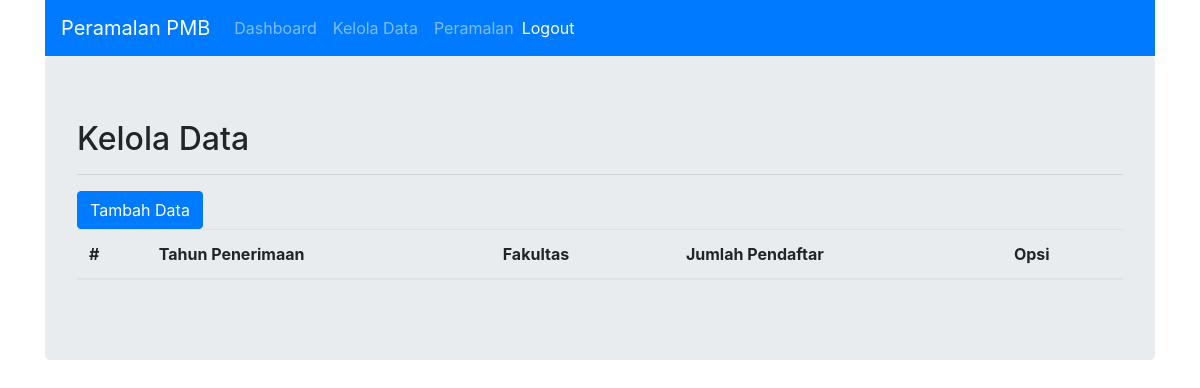
Before: /Create-pmb.php (signed in) with the older database file.
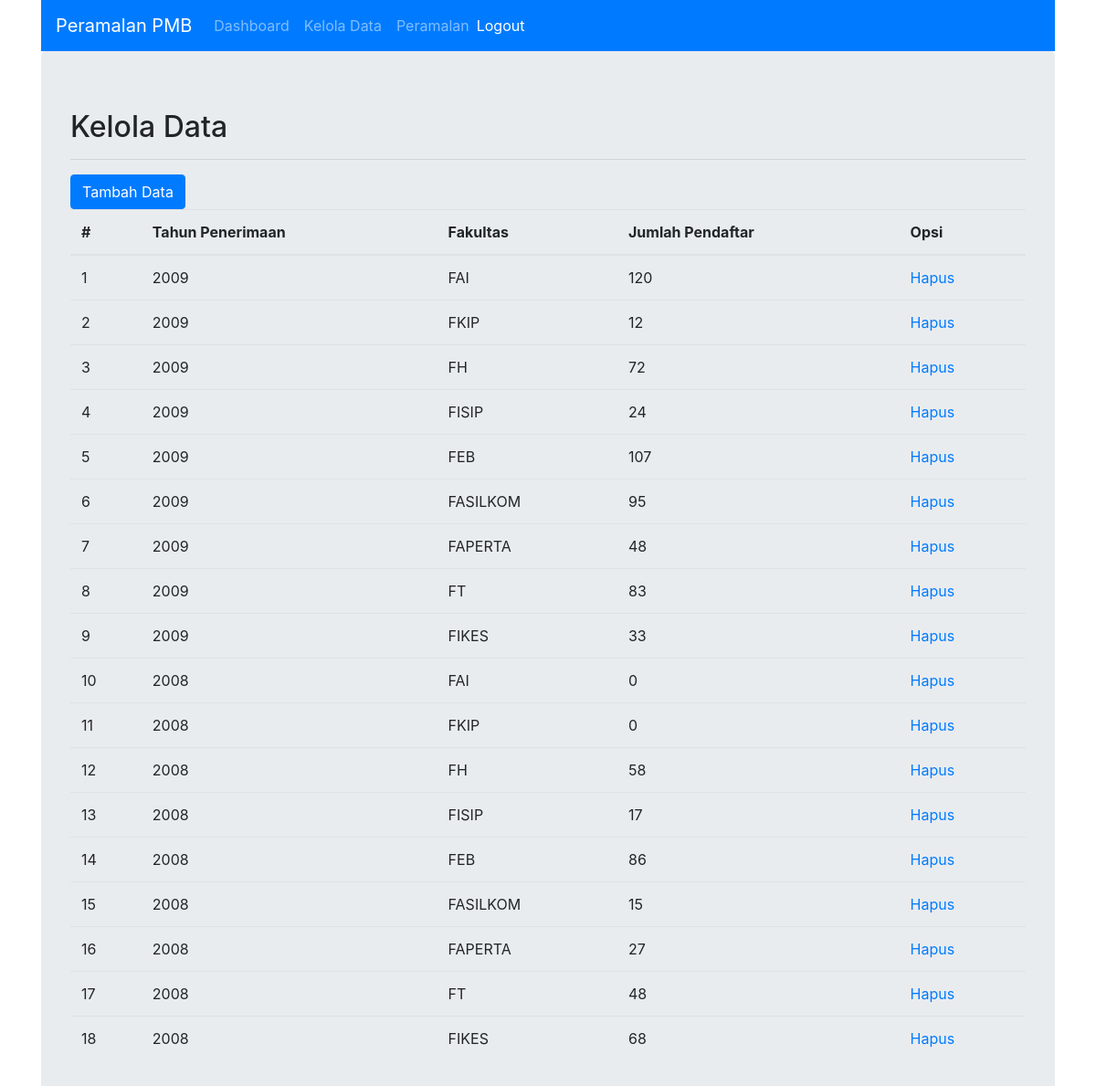
After: the same page with the newer database file.
### tables this page shows
CREATE TABLE `pmb_fakultas` (
  `id` int(11) NOT NULL,
  `tahun_penerimaan` year(4) NOT NULL,
  `fakultas` varchar(20) NOT NULL,
  `jumlah_pendaftar` int(11) NOT NULL
);

### Create-pmb.php (the view, shortened to what this page needs)
<?php
$connect = openConnection();
?>
<!DOCTYPE html>
<html lang="en">
<head>
    <link rel="stylesheet" href="css/bootstrap.min.css">
</head>
<body>
  <div class="container">
    <nav class="navbar navbar-expand-lg navbar-dark bg-primary">
  <a class="navbar-brand" href="#">Peramalan PMB</a>
  <div class="collapse navbar-collapse" id="navbarNav">
    <ul class="navbar-nav">
      <li class="nav-item ">
        <a class="nav-link" href="dashboard.php">Dashboard </a>
      </li>
      <li class="nav-item">
        <a class="nav-link" href="create-pmb.php">Kelola Data</a>
      </li>
      <li class="nav-item">
        <a class="nav-link" href="forecast-pmb.php">Peramalan</a>
      </li>
    </ul>
    <span class="navbar-text">
      <a href="logout.php">Logout</a>
    </span>
  </div>
</nav>
<div class="jumbotron">
  <h2>Kelola Data</h2>
<hr>
<button type="button" class="btn btn-primary" data-toggle="modal" data-target="#exampleModal">
  Tambah Data
</button>
<table class="table">
  <thead>
    <tr>
      <th scope="col">#</th>
      <th scope="col">Tahun Penerimaan</th>
      <th scope="col">Fakultas</th>
      <th scope="col">Jumlah Pendaftar</th>
      <th scope="col">Opsi</th>
    </tr>
  </thead>
  <tbody>
    <?php
        $query = mysqli_query($connect,"select * from pmb_fakultas order by id desc");
        $i = 1;
        while($obj = mysqli_fetch_object($query)) {
          ?>
          <tr>
            <td><?php echo $i++ ?></td>
            <td><?php echo $obj->tahun_penerimaan ?></td>
            <td><?php echo $obj->fakultas ?></td>
            <td><?php echo $obj->jumlah_pendaftar ?></td>
            <td><a href="delete-pmb.php?id=<?php echo $obj->id ?>"> Hapus</a></td>
          </tr>
    <?php } ?>
  </tbody>
</table>
</div>
  </div>
</body>
</html>

Changed rows visible on the page:
added pmb_fakultas: tahun_penerimaan "2009", fakultas "FAI", jumlah_pendaftar "120"
added pmb_fakultas: tahun_penerimaan "2009", fakultas "FKIP", jumlah_pendaftar "12"
added pmb_fakultas: tahun_penerimaan "2009", fakultas "FH", jumlah_pendaftar "72"
added pmb_fakultas: tahun_penerimaan "2009", fakultas "FISIP", jumlah_pendaftar "24"
added pmb_fakultas: tahun_penerimaan "2009", fakultas "FEB", jumlah_pendaftar "107"
added pmb_fakultas: tahun_penerimaan "2009", fakultas "FASILKOM", jumlah_pendaftar "95"
added pmb_fakultas: tahun_penerimaan "2009", fakultas "FAPERTA", jumlah_pendaftar "48"
added pmb_fakultas: tahun_penerimaan "2009", fakultas "FT", jumlah_pendaftar "83"
added pmb_fakultas: tahun_penerimaan "2009", fakultas "FIKES", jumlah_pendaftar "33"
added pmb_fakultas: tahun_penerimaan "2008", fakultas "FAI", jumlah_pendaftar "0"
added pmb_fakultas: tahun_penerimaan "2008", fakultas "FKIP", jumlah_pendaftar "0"
added pmb_fakultas: tahun_penerimaan "2008", fakultas "FH", jumlah_pendaftar "58"
added pmb_fakultas: tahun_penerimaan "2008", fakultas "FISIP", jumlah_pendaftar "17"
added pmb_fakultas: tahun_penerimaan "2008", fakultas "FEB", jumlah_pendaftar "86"
added pmb_fakultas: tahun_penerimaan "2008", fakultas "FASILKOM", jumlah_pendaftar "15"
added pmb_fakultas: tahun_penerimaan "2008", fakultas "FAPERTA", jumlah_pendaftar "27"
added pmb_fakultas: tahun_penerimaan "2008", fakultas "FT", jumlah_pendaftar "48"
added pmb_fakultas: tahun_penerimaan "2008", fakultas "FIKES", jumlah_pendaftar "68"
